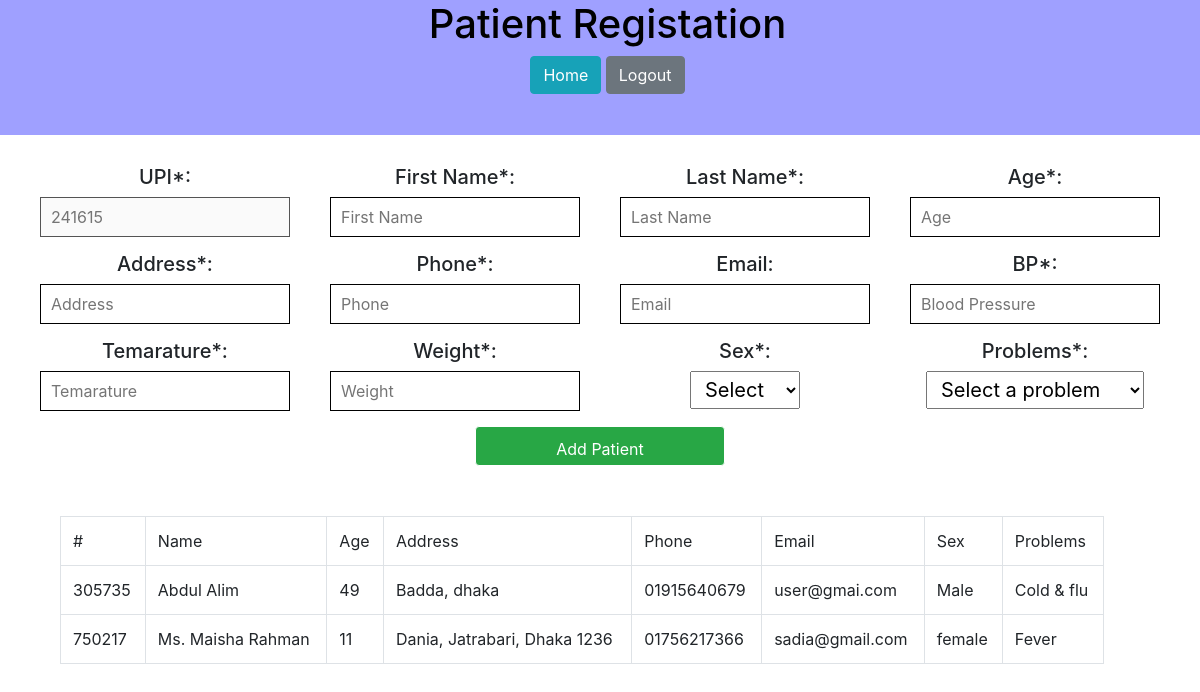
Page /patient.php (signed in) on the earlier database version.
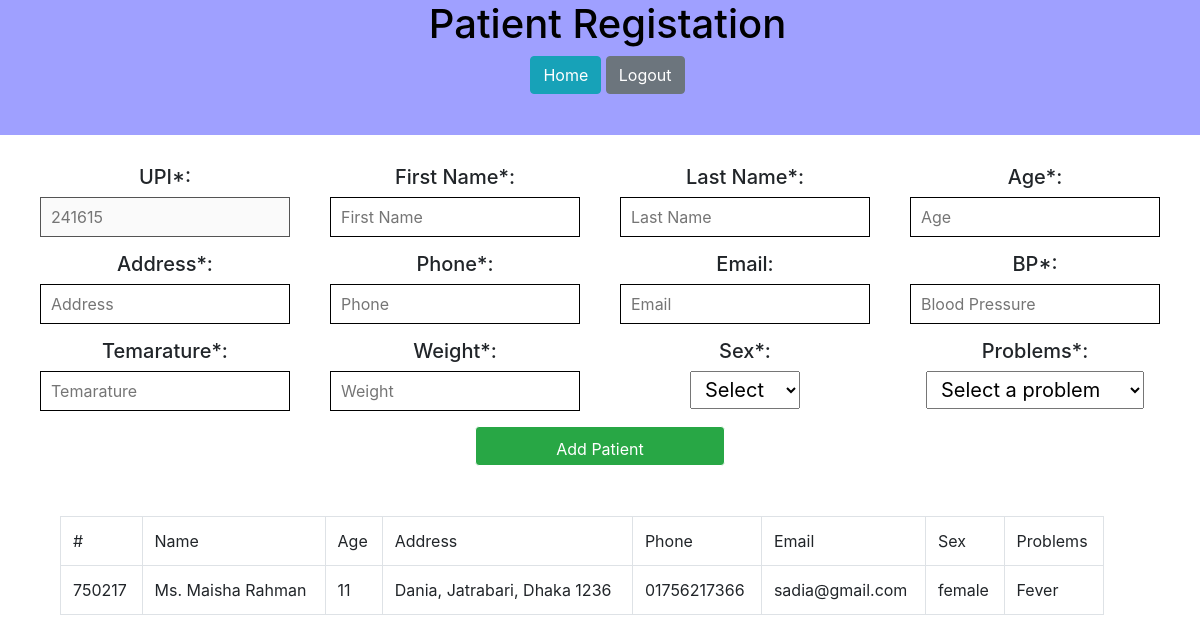
Same page on the later database version.
### tables this page shows
CREATE TABLE `patient` (
  `pid` int(10) NOT NULL,
  `upi` int(10) NOT NULL,
  `fname` varchar(20) NOT NULL,
  `lname` varchar(20) NOT NULL,
  `age` int(10) NOT NULL,
  `address` varchar(255) NOT NULL,
  `phone` varchar(15) NOT NULL,
  `email` varchar(255) NOT NULL,
  `bp` varchar(15) NOT NULL,
  `temparature` varchar(255) NOT NULL,
  `weight` int(10) NOT NULL,
  `sex` varchar(10) NOT NULL,
  `doc_id` int(10) NOT NULL
);

CREATE TABLE `problems` (
  `pid` int(11) NOT NULL,
  `indications` varchar(255) NOT NULL
);

### patient.php (the view, shortened to what the changed rows need)
<?php
	include("db_con/database_con.php");
?>
<!DOCTYPE html>
<html lang="en">
<head>
    <link rel="stylesheet" href="css/all.min.css" >
	<link rel="stylesheet" href="css/bootstrap.min.css" >
 	<link rel="stylesheet" href="css/style.css">
</head>
<body>
    <div class="header">
        <h1>Patient Registation</h1>
        <a href="logout.php" class="btn btn-secondary">Logout</a><br>
    </div>
    <div class="container">
        <div class="row">
            <div class="col-lg-12">
                <div class="view_patient">
                        <table class="table table-bordered">
                            <?php
                                $v_query = "SELECT * FROM patient WHERE 1 ";
                                $v_result = mysqli_query($conn, $v_query);
                                 while($data= mysqli_fetch_array($v_result))
                                  {
                                      if($_SESSION["doc_id"] == $data['doc_id']){
                            ?>
                             <tr>
                                <td ><?php echo $data['upi']; ?></td>
                                <td><?php echo $data['fname'].' '.$data['lname']; ?></td>
                                <td ><?php echo $data['age']; ?></td>
                                <td><?php echo $data['address']; ?></td>
                                <td><?php echo $data['phone']; ?></td>
                                <td><?php echo $data['email']; ?></td>
                                <td><?php echo $data['sex']; ?></td>
                                <?php
                                $pid= $data['pid'];
                                    $p_query = "SELECT * FROM problems WHERE pid ='$pid' ";
                                    $p_result = mysqli_query($conn, $p_query);
                                    $pdata= mysqli_fetch_array($p_result)
                                ?>
                                <td><?php echo $pdata['indications']; ?></td>
                            </tr>
                            <?php
                                      }
                                }
                                ?>
                        </table>
                    </div>
                </div>
        </div>
    </div>
</body>
</html>

Differences in the rows shown:
removed patient: upi "305735", fname "Abdul", lname "Alim", age "49", address "Badda, dhaka", phone "01915640679", email "user@gmai.com", sex "Male", pid.indications "Cold & flu"
